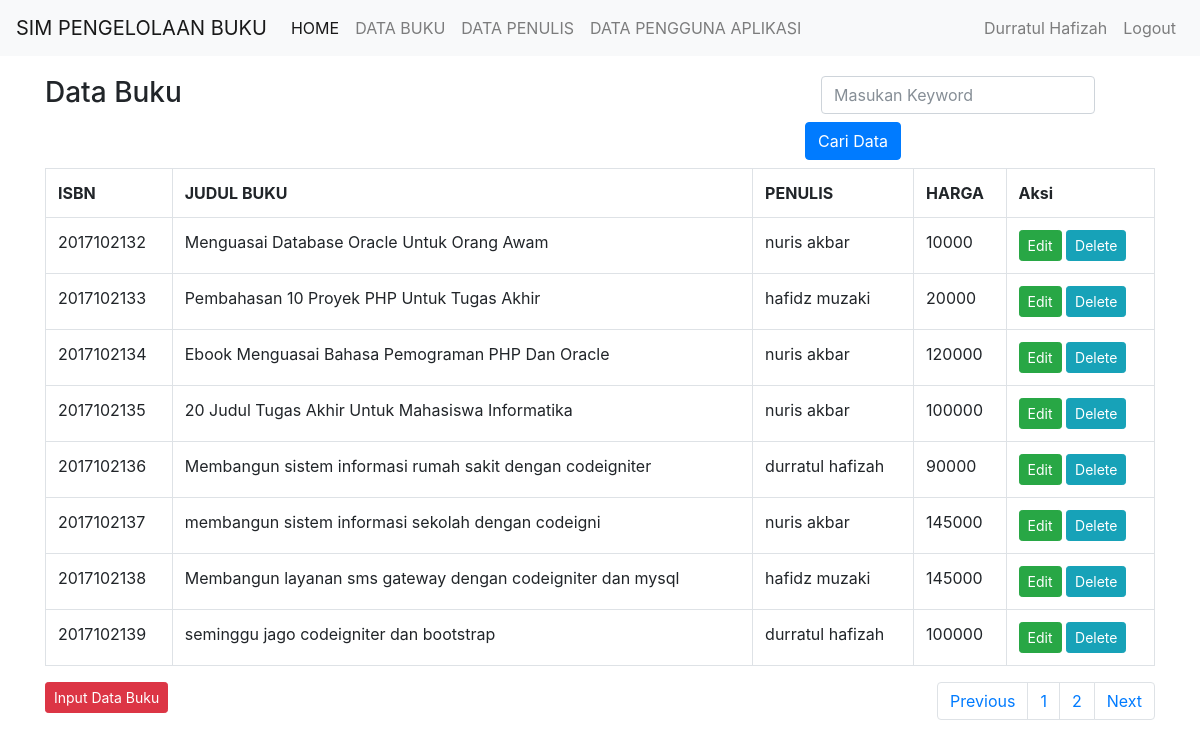
The page /index.php?hal=2 (signed in) on the database its author committed.
### tables this page shows
CREATE TABLE `buku` (
  `isbn` varchar(10) NOT NULL,
  `judul_buku` varchar(100) NOT NULL,
  `id_penulis` int(11) NOT NULL,
  `id_kategori` int(11) NOT NULL,
  `deskripsi` text NOT NULL,
  `harga` int(11) NOT NULL,
  `cover` text NOT NULL
);

CREATE TABLE `penulis` (
  `id_penulis` int(11) NOT NULL,
  `nama_penulis` varchar(40) NOT NULL,
  `email` varchar(30) NOT NULL,
  `no_hp` varchar(13) NOT NULL
);

### index.php (the view, shortened to what this page needs)
<?php
include 'header.php';
?>
<div class="container">
    <div class="row">
        <div class="col-8">
            <h3>Data Buku</h3>
        </div>
        <div class="col-4">
            <form method="POST" class="form-inline" action="<?php echo $_SERVER['PHP_SELF']?>">
                <div class="form-group mx-sm-3 mb-2">
                    <input type="text" class="form-control" name="keyword" placeholder="Masukan Keyword">
                </div>
                <button name="pencarian" type="submit" class="btn btn-primary mb-2">Cari Data</button>
            </form>
        </div>
    </div>
    <div class="row">
        <div class="col-12">
            <table class="table table-bordered">
                <tr><th>ISBN</th><th>JUDUL BUKU</th><th>PENULIS</th><th>HARGA</th><th>Aksi</th></tr>
                <?php
                $batas = 8;
                $halaman = isset($_GET['hal']) ? $_GET['hal'] : 0;
                if(isset($_POST['pencarian'])){
                    $keyword = $_POST['keyword'];
                                        $sql = "SELECT b.isbn,b.judul_buku,b.harga,p.nama_penulis,k.nama_kategori
                    FROM buku as b,penulis as p,kategori as k
                    WHERE b.id_penulis=p.id_penulis and k.id_kategori=b.id_kategori and b.judul_buku like '%$keyword%' order by b.isbn ASC limit $halaman,$batas";
                }else{
                    $sql = "SELECT b.isbn,b.judul_buku,b.harga,p.nama_penulis,k.nama_kategori
                    FROM buku as b,penulis as p,kategori as k
                    WHERE b.id_penulis=p.id_penulis and k.id_kategori=b.id_kategori order by b.isbn ASC limit $halaman,$batas";
                }
                $buku = mysqli_query($konek, $sql);
                while ($row = mysqli_fetch_array($buku)) {
                    echo "<tr>
                <td>$row[isbn]</td>
                <td>$row[judul_buku]</td>
                <td>$row[nama_penulis]</td>
                <td>$row[harga]</td>
                <td><a href='edit_buku.php?isbn=$row[isbn]' class='btn btn-success btn-sm'>Edit</a>
                    <a href='delete_buku.php?isbn=$row[isbn]' class='btn btn-info btn-sm'>Delete</a>
                </td>
                </tr>";
                }
                ?>
            </table>
            <div class="float-right">
                <nav aria-label="Page navigation example">
                    <ul class="pagination">
                        <?php
                        if ((!isset($_GET['hal'])) or ($_GET['hal'] == 1)) {
                            $prev = 1;
                        } else {
                            $prev = $_GET['hal'] - 1;
                        }
                        ?>
                        <li class="page-item"><a class="page-link" href="index.php?hal=<?php echo $prev; ?>">Previous</a></li>
                        <?php
                        $sql2 = mysqli_query($konek, "SELECT b.isbn,b.judul_buku,b.harga,p.nama_penulis,k.nama_kategori
                FROM buku as b,penulis as p,kategori as k
                WHERE b.id_penulis=p.id_penulis and k.id_kategori=b.id_kategori order by b.isbn ASC");
                        $jml_data = mysqli_num_rows($sql2);
                        $jml_halaman = ceil($jml_data / $batas);
                        for ($hal = 1; $hal <= $jml_halaman; $hal++) {
                            echo "<li class='page-item'><a class='page-link' href='index.php?hal=$hal'>$hal</a></li>";
                        }
                        ?>
                        <li class="page-item"><a class="page-link" href="index.php?hal=<?php echo $halaman + 1; ?>">Next</a></li>
                    </ul>
                </nav>
            </div>
            <a href="input_buku.php" class="btn btn-danger btn-sm">Input Data Buku</a>
        </div>
    </div>
</div>
<?php
include 'footer.php';
?>

### header.php (style rules this page uses)
.container { margin-top: 20px; }

### rows shown on the page
buku: isbn "2017102132", judul_buku "Menguasai Database Oracle Untuk Orang Awam", id_penulis.nama_penulis "nuris akbar", harga "10000"
buku: isbn "2017102133", judul_buku "Pembahasan 10 Proyek PHP Untuk Tugas Akhir", id_penulis.nama_penulis "hafidz muzaki", harga "20000"
buku: isbn "2017102134", judul_buku "Ebook Menguasai Bahasa Pemograman PHP Dan Oracle", id_penulis.nama_penulis "nuris akbar", harga "120000"
buku: isbn "2017102135", judul_buku "20 Judul Tugas Akhir Untuk Mahasiswa Informatika", id_penulis.nama_penulis "nuris akbar", harga "100000"
buku: isbn "2017102136", judul_buku "Membangun sistem informasi rumah sakit dengan codeigniter", id_penulis.nama_penulis "durratul hafizah", harga "90000"
buku: isbn "2017102137", judul_buku "membangun sistem informasi sekolah dengan codeigni", id_penulis.nama_penulis "nuris akbar", harga "145000"
buku: isbn "2017102138", judul_buku "Membangun layanan sms gateway dengan codeigniter dan mysql", id_penulis.nama_penulis "hafidz muzaki", harga "145000"
buku: isbn "2017102139", judul_buku "seminggu jago codeigniter dan bootstrap", id_penulis.nama_penulis "durratul hafizah", harga "100000"

### other values the page prints
$_SESSION['nama_user'] "Durratul Hafizah"
